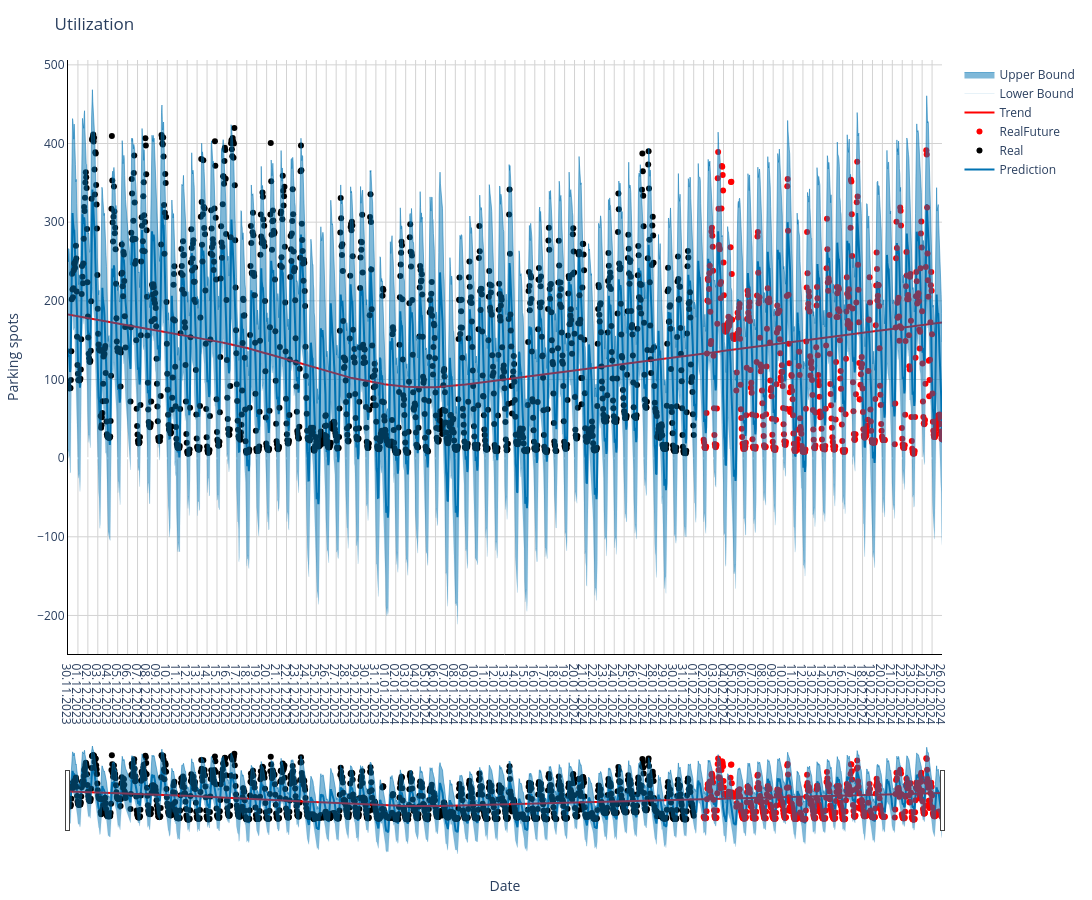

Notebook code cell kept with this figure:
### Code cell
import plotly.graph_objects as go
import plotly.offline as py

data = pd.concat([forecast, df_p['y']], axis=1)

start_date = pd.to_datetime('2024-02-02')
end_date = pd.to_datetime('2024-02-26')
df_f = df[(df['timestamp'] >= start_date) & (df['timestamp'] <= end_date)]
df_f = df_f.rename(columns={'timestamp': 'ds'})
data = pd.concat([data, df_f], ignore_index=True)


pred = go.Scatter(
    name="Prediction",
    x = data['ds'],
    y = data['yhat'],
    mode = 'lines',
    marker=dict(color="#0072B2")
)

real = go.Scatter(
    name="Real",
    x = data['ds'],
    y = data['y'],
    mode='markers',
    marker=dict(color="#000000")
)

real_future = go.Scatter(
    name="RealFuture",
    x = data['ds'],
    y = data['value'],
    mode='markers',
    marker=dict(color="#ff0000")
)

trend = go.Scatter(
    name = 'Trend',
    x = data['ds'],
    y = data['trend'],
    mode = 'lines',
    marker=dict(color="#ff0000")
)

upper_bound = go.Scatter(
    name = 'Upper Bound',
    mode = 'lines',
    x = data['ds'],
    y = data['yhat_upper'],
    marker=dict(color="#0072B2"),
    line=dict(width=.5),
    fill = 'tonexty'
)

lower_bound = go.Scatter(
    name= 'Lower Bound',
    mode = 'lines',
    x = data['ds'],
    y = data['yhat_lower'],
    marker=dict(color="#0072B2"),
    line=dict(width=.1),
)

traces = [pred, real, real_future, trend, lower_bound, upper_bound]

layout = dict(title='Utilization',
             plot_bgcolor='white',
             hovermode='x',
             width=1400,
             height=900,
             margin=dict(l=40, r=20, t=60, b=40),
             xaxis=dict(title = 'Date', ticklen=1, tick0=0, automargin=True, zeroline=True, linecolor='black', gridcolor='lightgrey', rangeslider=dict(visible=True), rangeslider_range=[data['ds'].min(), data['ds'].max()], dtick="D1", tickformat='%d.%m.%Y',  anchor='y', range=[data['ds'].min(), data['ds'].max()]),
             yaxis=dict(title = 'Parking spots', ticklen=1, tick0=0, automargin=True, zeroline=True, linecolor='black', gridcolor='lightgrey', anchor='x')
)

figure=dict(data=traces,layout=layout)

py.offline.iplot(figure)

### Figure 1 — Plotly figure (JSON) as saved in the notebook; plotly's stock layout.template omitted (floating-point values rounded to 4 significant figures; data arrays with more than 128 entries replaced by an {"elided": "..."} marker saying what was removed)
{"data": [{"marker": {"color": "#0072B2"}, "mode": "lines", "name": "Prediction", "x": {"elided": "2653 str values"}, "y": {"elided": "2653 float values"}, "type": "scatter"}, {"marker": {"color": "#000000"}, "mode": "markers", "name": "Real", "x": {"elided": "2653 str values"}, "y": {"elided": "2653 float values"}, "type": "scatter"}, {"marker": {"color": "#ff0000"}, "mode": "markers", "name": "RealFuture", "x": {"elided": "2653 str values"}, "y": {"elided": "2653 float values"}, "type": "scatter"}, {"marker": {"color": "#ff0000"}, "mode": "lines", "name": "Trend", "x": {"elided": "2653 str values"}, "y": {"elided": "2653 float values"}, "type": "scatter"}, {"line": {"width": 0.1}, "marker": {"color": "#0072B2"}, "mode": "lines", "name": "Lower Bound", "x": {"elided": "2653 str values"}, "y": {"elided": "2653 float values"}, "type": "scatter"}, {"fill": "tonexty", "line": {"width": 0.5}, "marker": {"color": "#0072B2"}, "mode": "lines", "name": "Upper Bound", "x": {"elided": "2653 str values"}, "y": {"elided": "2653 float values"}, "type": "scatter"}], "layout": {"height": 900, "hovermode": "x", "margin": {"b": 40, "l": 40, "r": 20, "t": 60}, "plot_bgcolor": "white", "title": {"text": "Utilization"}, "width": 1400, "xaxis": {"anchor": "y", "automargin": true, "dtick": "D1", "gridcolor": "lightgrey", "linecolor": "black", "range": ["2023-11-30T00:00:00", "2024-02-26T00:00:00"], "rangeslider": {"range": ["2023-11-30T00:00:00", "2024-02-26T00:00:00"], "visible": true}, "tick0": 0, "tickformat": "%d.%m.%Y", "ticklen": 1, "title": {"text": "Date"}, "zeroline": true}, "yaxis": {"anchor": "x", "automargin": true, "gridcolor": "lightgrey", "linecolor": "black", "tick0": 0, "ticklen": 1, "title": {"text": "Parking spots"}, "zeroline": true}}}
